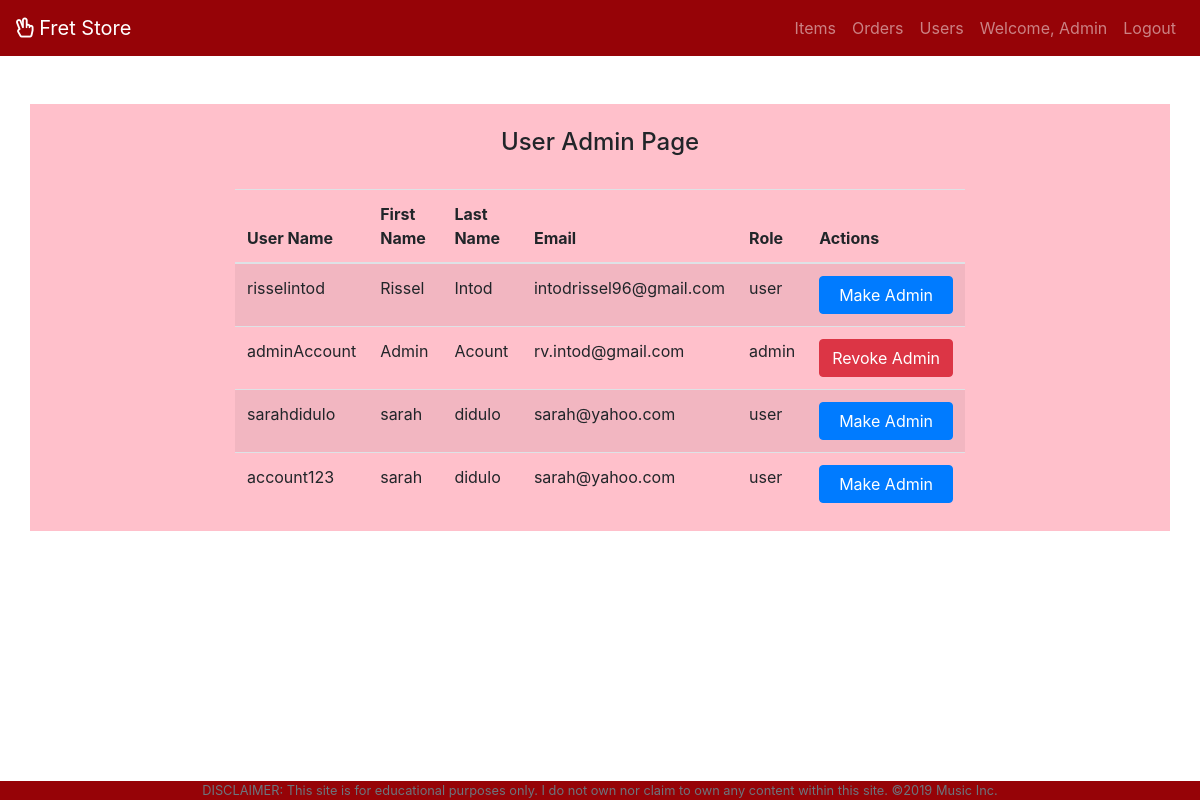
The page /app/views/users.php (signed in) on the database its author committed.
### tables this page shows
CREATE TABLE `users` (
  `id` int(11) NOT NULL,
  `firstname` varchar(255) NOT NULL,
  `lastname` varchar(255) NOT NULL,
  `username` varchar(255) NOT NULL,
  `password` varchar(255) NOT NULL,
  `email` varchar(255) NOT NULL,
  `address` varchar(255) NOT NULL,
  `roles_id` int(11) NOT NULL
);

CREATE TABLE `roles` (
  `id` int(11) NOT NULL,
  `name` varchar(255) NOT NULL
);

### app/views/users.php (the view)
<?php require_once '../partials/template.php'; ?>
<?php function get_page_content() {
	if (isset($_SESSION['user']) && $_SESSION['user']['roles_id'] == 1) {
	global $conn ?>
	<div class="container userPage">
		<h4 class="text-center mt-5 p-4"> User Admin Page </h4>
		<div class="row">
			<div class="col-sm-8 offset-sm-2">
				<table class="table responsive table-striped">
					<thead>
						<tr>
							<th> User Name </th>
							<th colspan="2"> First Name </th>
							<th colspan="2"> Last Name </th>
							<th> Email </th>
							<th> Role </th>
							<th> Actions </th>
						</tr>
					</thead>
					<tbody>
						<?php
							$getUserDetailQuery = "SELECT u.id, u.username, u.firstname, u.lastname, u.email, r.name AS role FROM users u JOIN roles r ON (u.roles_id = r.id);";
							$userDetails = mysqli_query($conn, $getUserDetailQuery);
							foreach($userDetails as $indivUser) {
						?>
						<tr>
							<td> <?php echo $indivUser['username']; ?> </td>
							<td colspan="2"> <?php echo $indivUser['firstname']; ?> </td>
							<td colspan="2"> <?php echo $indivUser['lastname']; ?> </td>
							<td> <?php echo $indivUser['email']; ?> </td>
							<td> <?php echo $indivUser['role']; ?> </td>
							<td>
								<?php
									$id = $indivUser['id'];
									if ($indivUser['role'] == "admin") {
										echo "<a href='../controllers/grantAdmin.php?id=$id' class='btn btn-danger btn-block'> Revoke Admin </a>";
									} else {
										echo "<a href='../controllers/grantAdmin.php?id=$id' class='btn btn-primary btn-block'> Make Admin </a>";
									}
								?>
							</td>
						</tr>
					<?php } ?>
					</tbody>
				</table>
			</div>
		</div>
	</div>
<?php } else {
	header("Location: ./error.php");
} ?>
<?php } ?>

### app/assets/css/styleStore.css (style rules this page uses)
.userPage { background-color: pink; }

### rows shown on the page
users: username "risselintod", firstname "Rissel", lastname "Intod", email "intodrissel96@gmail.com", roles.name "user"
users: username "adminAccount", firstname "Admin", lastname "Acount", email "rv.intod@gmail.com", roles.name "admin"
users: username "sarahdidulo", firstname "sarah", lastname "didulo", email "sarah@yahoo.com", roles.name "user"
users: username "account123", firstname "sarah", lastname "didulo", email "sarah@yahoo.com", roles.name "user"

### other values the page prints
$_SESSION['user']['firstname'] "Admin"
